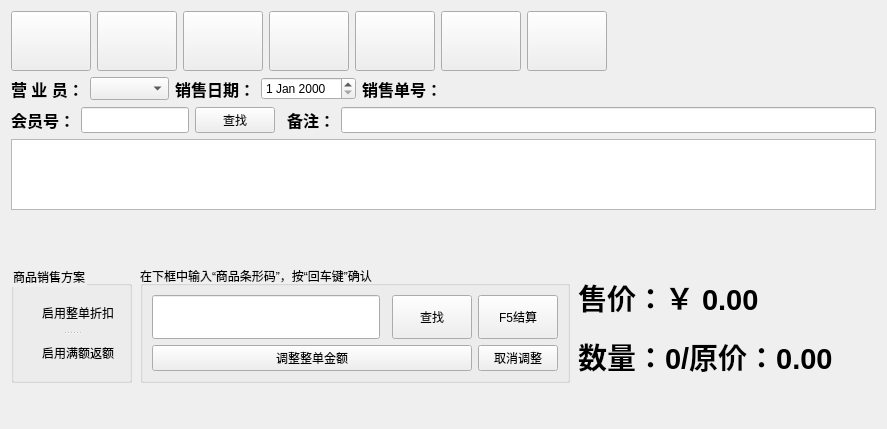
<?xml version="1.0" encoding="UTF-8"?>
<ui version="4.0">
 <class>Pro_Seal_Dialog</class>
 <widget class="QWidget" name="Pro_Seal_Dialog">
  <property name="geometry">
   <rect>
    <x>0</x>
    <y>0</y>
    <width>887</width>
    <height>429</height>
   </rect>
  </property>
  <property name="sizePolicy">
   <sizepolicy hsizetype="Expanding" vsizetype="Expanding">
    <horstretch>0</horstretch>
    <verstretch>0</verstretch>
   </sizepolicy>
  </property>
  <property name="windowTitle">
   <string>Form</string>
  </property>
  <property name="styleSheet">
   <string notr="true"/>
  </property>
  <layout class="QGridLayout" name="gridLayout_4">
   <item row="0" column="0">
    <layout class="QHBoxLayout" name="horizontalLayout_2">
     <item>
      <widget class="QPushButton" name="New_pushButton">
       <property name="minimumSize">
        <size>
         <width>80</width>
         <height>60</height>
        </size>
       </property>
       <property name="styleSheet">
        <string notr="true">border-image: url(:/images/add.png);</string>
       </property>
       <property name="text">
        <string/>
       </property>
      </widget>
     </item>
     <item>
      <widget class="QPushButton" name="Open_pushButton">
       <property name="minimumSize">
        <size>
         <width>80</width>
         <height>60</height>
        </size>
       </property>
       <property name="styleSheet">
        <string notr="true">border-image: url(:/images/open.png);</string>
       </property>
       <property name="text">
        <string/>
       </property>
      </widget>
     </item>
     <item>
      <widget class="QPushButton" name="Again_pushButton">
       <property name="minimumSize">
        <size>
         <width>80</width>
         <height>60</height>
        </size>
       </property>
       <property name="styleSheet">
        <string notr="true">border-image: url(:/images/print.png);</string>
       </property>
       <property name="text">
        <string/>
       </property>
      </widget>
     </item>
     <item>
      <widget class="QPushButton" name="Floppy_pushButton">
       <property name="minimumSize">
        <size>
         <width>80</width>
         <height>60</height>
        </size>
       </property>
       <property name="styleSheet">
        <string notr="true">border-image: url(:/images/lock.png);</string>
       </property>
       <property name="text">
        <string/>
       </property>
      </widget>
     </item>
     <item>
      <widget class="QPushButton" name="Cancel_Floppy_pushButton">
       <property name="minimumSize">
        <size>
         <width>80</width>
         <height>60</height>
        </size>
       </property>
       <property name="styleSheet">
        <string notr="true">border-image: url(:/images/key.png);</string>
       </property>
       <property name="text">
        <string/>
       </property>
      </widget>
     </item>
     <item>
      <widget class="QPushButton" name="Modify_pushButton">
       <property name="minimumSize">
        <size>
         <width>80</width>
         <height>60</height>
        </size>
       </property>
       <property name="styleSheet">
        <string notr="true">border-image: url(:/images/modify.png);</string>
       </property>
       <property name="text">
        <string/>
       </property>
      </widget>
     </item>
     <item>
      <widget class="QPushButton" name="Cancel_pushButton">
       <property name="minimumSize">
        <size>
         <width>80</width>
         <height>60</height>
        </size>
       </property>
       <property name="styleSheet">
        <string notr="true">border-image: url(:/images/delete.png);</string>
       </property>
       <property name="text">
        <string/>
       </property>
      </widget>
     </item>
     <item>
      <spacer name="horizontalSpacer_4">
       <property name="orientation">
        <enum>Qt::Horizontal</enum>
       </property>
       <property name="sizeHint" stdset="0">
        <size>
         <width>40</width>
         <height>20</height>
        </size>
       </property>
      </spacer>
     </item>
    </layout>
   </item>
   <item row="5" column="0">
    <layout class="QGridLayout" name="gridLayout_3">
     <property name="topMargin">
      <number>10</number>
     </property>
     <property name="rightMargin">
      <number>2</number>
     </property>
     <property name="bottomMargin">
      <number>35</number>
     </property>
     <property name="horizontalSpacing">
      <number>8</number>
     </property>
     <property name="verticalSpacing">
      <number>6</number>
     </property>
     <item row="0" column="3">
      <layout class="QVBoxLayout" name="verticalLayout">
       <item>
        <widget class="QLabel" name="Price_Sum_label">
         <property name="sizePolicy">
          <sizepolicy hsizetype="Expanding" vsizetype="Preferred">
           <horstretch>0</horstretch>
           <verstretch>0</verstretch>
          </sizepolicy>
         </property>
         <property name="minimumSize">
          <size>
           <width>295</width>
           <height>63</height>
          </size>
         </property>
         <property name="font">
          <font>
           <pointsize>22</pointsize>
           <weight>75</weight>
           <bold>true</bold>
          </font>
         </property>
         <property name="styleSheet">
          <string notr="true"/>
         </property>
         <property name="text">
          <string>售价：￥ 0.00</string>
         </property>
        </widget>
       </item>
       <item>
        <widget class="QLabel" name="Any_price_label">
         <property name="minimumSize">
          <size>
           <width>0</width>
           <height>50</height>
          </size>
         </property>
         <property name="font">
          <font>
           <pointsize>22</pointsize>
           <weight>75</weight>
           <bold>true</bold>
          </font>
         </property>
         <property name="styleSheet">
          <string notr="true">background:transparent</string>
         </property>
         <property name="text">
          <string>数量：0/原价：0.00</string>
         </property>
        </widget>
       </item>
      </layout>
     </item>
     <item row="0" column="1">
      <widget class="QGroupBox" name="groupBox_2">
       <property name="sizePolicy">
        <sizepolicy hsizetype="Preferred" vsizetype="Expanding">
         <horstretch>0</horstretch>
         <verstretch>0</verstretch>
        </sizepolicy>
       </property>
       <property name="styleSheet">
        <string notr="true"/>
       </property>
       <property name="title">
        <string>在下框中输入“商品条形码”，按“回车键”确认</string>
       </property>
       <layout class="QGridLayout" name="gridLayout">
        <item row="0" column="3">
         <widget class="QPushButton" name="Find_Id_pushButton">
          <property name="sizePolicy">
           <sizepolicy hsizetype="Minimum" vsizetype="Expanding">
            <horstretch>0</horstretch>
            <verstretch>0</verstretch>
           </sizepolicy>
          </property>
          <property name="text">
           <string>查找</string>
          </property>
         </widget>
        </item>
        <item row="0" column="4">
         <widget class="QPushButton" name="pushButton_6">
          <property name="sizePolicy">
           <sizepolicy hsizetype="Minimum" vsizetype="Expanding">
            <horstretch>0</horstretch>
            <verstretch>0</verstretch>
           </sizepolicy>
          </property>
          <property name="text">
           <string>F5结算</string>
          </property>
         </widget>
        </item>
        <item row="1" column="0" colspan="4">
         <widget class="QPushButton" name="pushButton_9">
          <property name="sizePolicy">
           <sizepolicy hsizetype="Minimum" vsizetype="Expanding">
            <horstretch>0</horstretch>
            <verstretch>0</verstretch>
           </sizepolicy>
          </property>
          <property name="text">
           <string>调整整单金额</string>
          </property>
         </widget>
        </item>
        <item row="1" column="4">
         <widget class="QPushButton" name="pushButton_10">
          <property name="sizePolicy">
           <sizepolicy hsizetype="Maximum" vsizetype="Expanding">
            <horstretch>0</horstretch>
            <verstretch>0</verstretch>
           </sizepolicy>
          </property>
          <property name="text">
           <string>取消调整</string>
          </property>
         </widget>
        </item>
        <item row="0" column="5">
         <spacer name="horizontalSpacer">
          <property name="orientation">
           <enum>Qt::Horizontal</enum>
          </property>
          <property name="sizeType">
           <enum>QSizePolicy::Maximum</enum>
          </property>
          <property name="sizeHint" stdset="0">
           <size>
            <width>25</width>
            <height>20</height>
           </size>
          </property>
         </spacer>
        </item>
        <item row="0" column="0" colspan="2">
         <widget class="QLineEdit" name="Find_Goods_Id_lineEdit">
          <property name="sizePolicy">
           <sizepolicy hsizetype="Expanding" vsizetype="Maximum">
            <horstretch>0</horstretch>
            <verstretch>0</verstretch>
           </sizepolicy>
          </property>
          <property name="minimumSize">
           <size>
            <width>228</width>
            <height>44</height>
           </size>
          </property>
          <property name="font">
           <font>
            <pointsize>14</pointsize>
            <weight>75</weight>
            <bold>true</bold>
           </font>
          </property>
         </widget>
        </item>
       </layout>
      </widget>
     </item>
     <item row="0" column="0">
      <widget class="QGroupBox" name="groupBox">
       <property name="styleSheet">
        <string notr="true">background:transparent</string>
       </property>
       <property name="title">
        <string>商品销售方案</string>
       </property>
       <layout class="QGridLayout" name="gridLayout_2">
        <item row="0" column="0">
         <widget class="QSplitter" name="splitter">
          <property name="orientation">
           <enum>Qt::Vertical</enum>
          </property>
          <widget class="QCheckBox" name="checkBox">
           <property name="sizePolicy">
            <sizepolicy hsizetype="Minimum" vsizetype="Expanding">
             <horstretch>0</horstretch>
             <verstretch>0</verstretch>
            </sizepolicy>
           </property>
           <property name="text">
            <string>启用整单折扣</string>
           </property>
          </widget>
          <widget class="QCheckBox" name="checkBox_2">
           <property name="sizePolicy">
            <sizepolicy hsizetype="Minimum" vsizetype="Expanding">
             <horstretch>0</horstretch>
             <verstretch>0</verstretch>
            </sizepolicy>
           </property>
           <property name="text">
            <string>启用满额返额</string>
           </property>
          </widget>
         </widget>
        </item>
       </layout>
      </widget>
     </item>
     <item row="0" column="2">
      <spacer name="horizontalSpacer_2">
       <property name="orientation">
        <enum>Qt::Horizontal</enum>
       </property>
       <property name="sizeType">
        <enum>QSizePolicy::Maximum</enum>
       </property>
       <property name="sizeHint" stdset="0">
        <size>
         <width>100</width>
         <height>20</height>
        </size>
       </property>
      </spacer>
     </item>
     <item row="0" column="4">
      <spacer name="horizontalSpacer_3">
       <property name="orientation">
        <enum>Qt::Horizontal</enum>
       </property>
       <property name="sizeType">
        <enum>QSizePolicy::Maximum</enum>
       </property>
       <property name="sizeHint" stdset="0">
        <size>
         <width>280</width>
         <height>40</height>
        </size>
       </property>
      </spacer>
     </item>
    </layout>
   </item>
   <item row="2" column="0">
    <layout class="QHBoxLayout" name="horizontalLayout_4">
     <item>
      <widget class="QLabel" name="label_4">
       <property name="sizePolicy">
        <sizepolicy hsizetype="Maximum" vsizetype="Expanding">
         <horstretch>0</horstretch>
         <verstretch>0</verstretch>
        </sizepolicy>
       </property>
       <property name="font">
        <font>
         <pointsize>12</pointsize>
         <weight>75</weight>
         <bold>true</bold>
        </font>
       </property>
       <property name="text">
        <string>会员号：</string>
       </property>
      </widget>
     </item>
     <item>
      <widget class="QLineEdit" name="Vip_Id_lineEdit">
       <property name="sizePolicy">
        <sizepolicy hsizetype="Maximum" vsizetype="Expanding">
         <horstretch>0</horstretch>
         <verstretch>0</verstretch>
        </sizepolicy>
       </property>
      </widget>
     </item>
     <item>
      <widget class="QPushButton" name="Find_pushButton">
       <property name="sizePolicy">
        <sizepolicy hsizetype="Maximum" vsizetype="Expanding">
         <horstretch>0</horstretch>
         <verstretch>0</verstretch>
        </sizepolicy>
       </property>
       <property name="text">
        <string>查找</string>
       </property>
      </widget>
     </item>
     <item>
      <widget class="Line" name="line">
       <property name="sizePolicy">
        <sizepolicy hsizetype="Preferred" vsizetype="Fixed">
         <horstretch>0</horstretch>
         <verstretch>0</verstretch>
        </sizepolicy>
       </property>
       <property name="orientation">
        <enum>Qt::Horizontal</enum>
       </property>
      </widget>
     </item>
     <item>
      <widget class="QLabel" name="label_5">
       <property name="sizePolicy">
        <sizepolicy hsizetype="Maximum" vsizetype="Expanding">
         <horstretch>0</horstretch>
         <verstretch>0</verstretch>
        </sizepolicy>
       </property>
       <property name="font">
        <font>
         <pointsize>12</pointsize>
         <weight>75</weight>
         <bold>true</bold>
        </font>
       </property>
       <property name="text">
        <string>备注：</string>
       </property>
      </widget>
     </item>
     <item>
      <widget class="QLineEdit" name="Remark_lineEdit">
       <property name="sizePolicy">
        <sizepolicy hsizetype="Expanding" vsizetype="Expanding">
         <horstretch>0</horstretch>
         <verstretch>0</verstretch>
        </sizepolicy>
       </property>
      </widget>
     </item>
    </layout>
   </item>
   <item row="1" column="0">
    <layout class="QHBoxLayout" name="horizontalLayout_3">
     <item>
      <widget class="QLabel" name="label">
       <property name="font">
        <font>
         <pointsize>12</pointsize>
         <weight>75</weight>
         <bold>true</bold>
        </font>
       </property>
       <property name="text">
        <string>营 业 员：</string>
       </property>
      </widget>
     </item>
     <item>
      <widget class="QComboBox" name="Employee_comboBox">
       <property name="font">
        <font>
         <pointsize>10</pointsize>
         <weight>75</weight>
         <bold>true</bold>
        </font>
       </property>
      </widget>
     </item>
     <item>
      <widget class="QLabel" name="label_2">
       <property name="font">
        <font>
         <pointsize>12</pointsize>
         <weight>75</weight>
         <bold>true</bold>
        </font>
       </property>
       <property name="text">
        <string>销售日期：</string>
       </property>
      </widget>
     </item>
     <item>
      <widget class="QDateEdit" name="dateEdit"/>
     </item>
     <item>
      <widget class="QLabel" name="label_3">
       <property name="font">
        <font>
         <pointsize>12</pointsize>
         <weight>75</weight>
         <bold>true</bold>
        </font>
       </property>
       <property name="text">
        <string>销售单号：</string>
       </property>
      </widget>
     </item>
     <item>
      <widget class="Line" name="line_2">
       <property name="whatsThis">
        <string>&lt;html&gt;&lt;head/&gt;&lt;body&gt;&lt;p&gt;提交后自动生成&lt;/p&gt;&lt;/body&gt;&lt;/html&gt;</string>
       </property>
       <property name="orientation">
        <enum>Qt::Horizontal</enum>
       </property>
      </widget>
     </item>
     <item>
      <spacer name="horizontalSpacer_5">
       <property name="orientation">
        <enum>Qt::Horizontal</enum>
       </property>
       <property name="sizeHint" stdset="0">
        <size>
         <width>40</width>
         <height>20</height>
        </size>
       </property>
      </spacer>
     </item>
    </layout>
   </item>
   <item row="3" column="0">
    <widget class="QTableView" name="Goods_tableView">
     <property name="sizePolicy">
      <sizepolicy hsizetype="Expanding" vsizetype="Expanding">
       <horstretch>0</horstretch>
       <verstretch>100</verstretch>
      </sizepolicy>
     </property>
    </widget>
   </item>
   <item row="4" column="0">
    <spacer name="verticalSpacer">
     <property name="orientation">
      <enum>Qt::Vertical</enum>
     </property>
     <property name="sizeType">
      <enum>QSizePolicy::Maximum</enum>
     </property>
     <property name="sizeHint" stdset="0">
      <size>
       <width>20</width>
       <height>40</height>
      </size>
     </property>
    </spacer>
   </item>
  </layout>
  <zorder>Goods_tableView</zorder>
  <zorder>verticalSpacer</zorder>
 </widget>
 <tabstops>
  <tabstop>Find_Goods_Id_lineEdit</tabstop>
  <tabstop>Find_Id_pushButton</tabstop>
  <tabstop>New_pushButton</tabstop>
  <tabstop>Open_pushButton</tabstop>
  <tabstop>Again_pushButton</tabstop>
  <tabstop>Floppy_pushButton</tabstop>
  <tabstop>Modify_pushButton</tabstop>
  <tabstop>Cancel_Floppy_pushButton</tabstop>
  <tabstop>Cancel_pushButton</tabstop>
  <tabstop>Employee_comboBox</tabstop>
  <tabstop>Vip_Id_lineEdit</tabstop>
  <tabstop>Find_pushButton</tabstop>
  <tabstop>Remark_lineEdit</tabstop>
  <tabstop>pushButton_6</tabstop>
  <tabstop>dateEdit</tabstop>
  <tabstop>Goods_tableView</tabstop>
  <tabstop>checkBox</tabstop>
  <tabstop>checkBox_2</tabstop>
  <tabstop>pushButton_9</tabstop>
 </tabstops>
 <resources/>
 <connections/>
</ui>
